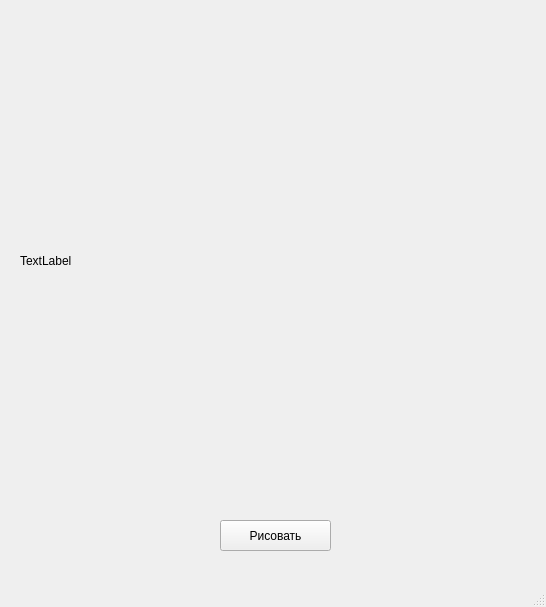
<?xml version="1.0" encoding="UTF-8"?>
<ui version="4.0">
 <class>MainWindow</class>
 <widget class="QMainWindow" name="MainWindow">
  <property name="geometry">
   <rect>
    <x>0</x>
    <y>0</y>
    <width>546</width>
    <height>607</height>
   </rect>
  </property>
  <property name="windowTitle">
   <string>Жёлтые круги</string>
  </property>
  <widget class="QWidget" name="centralwidget">
   <widget class="QPushButton" name="pushButton">
    <property name="geometry">
     <rect>
      <x>220</x>
      <y>520</y>
      <width>111</width>
      <height>31</height>
     </rect>
    </property>
    <property name="text">
     <string>Рисовать</string>
    </property>
   </widget>
   <widget class="QLabel" name="label">
    <property name="geometry">
     <rect>
      <x>20</x>
      <y>10</y>
      <width>501</width>
      <height>501</height>
     </rect>
    </property>
    <property name="text">
     <string>TextLabel</string>
    </property>
   </widget>
   <widget class="QWidget" name="gridLayoutWidget">
    <property name="geometry">
     <rect>
      <x>9</x>
      <y>9</y>
      <width>531</width>
      <height>491</height>
     </rect>
    </property>
    <layout class="QGridLayout" name="layout"/>
   </widget>
  </widget>
  <widget class="QMenuBar" name="menubar">
   <property name="geometry">
    <rect>
     <x>0</x>
     <y>0</y>
     <width>546</width>
     <height>21</height>
    </rect>
   </property>
  </widget>
  <widget class="QStatusBar" name="statusbar"/>
 </widget>
 <resources/>
 <connections/>
</ui>
